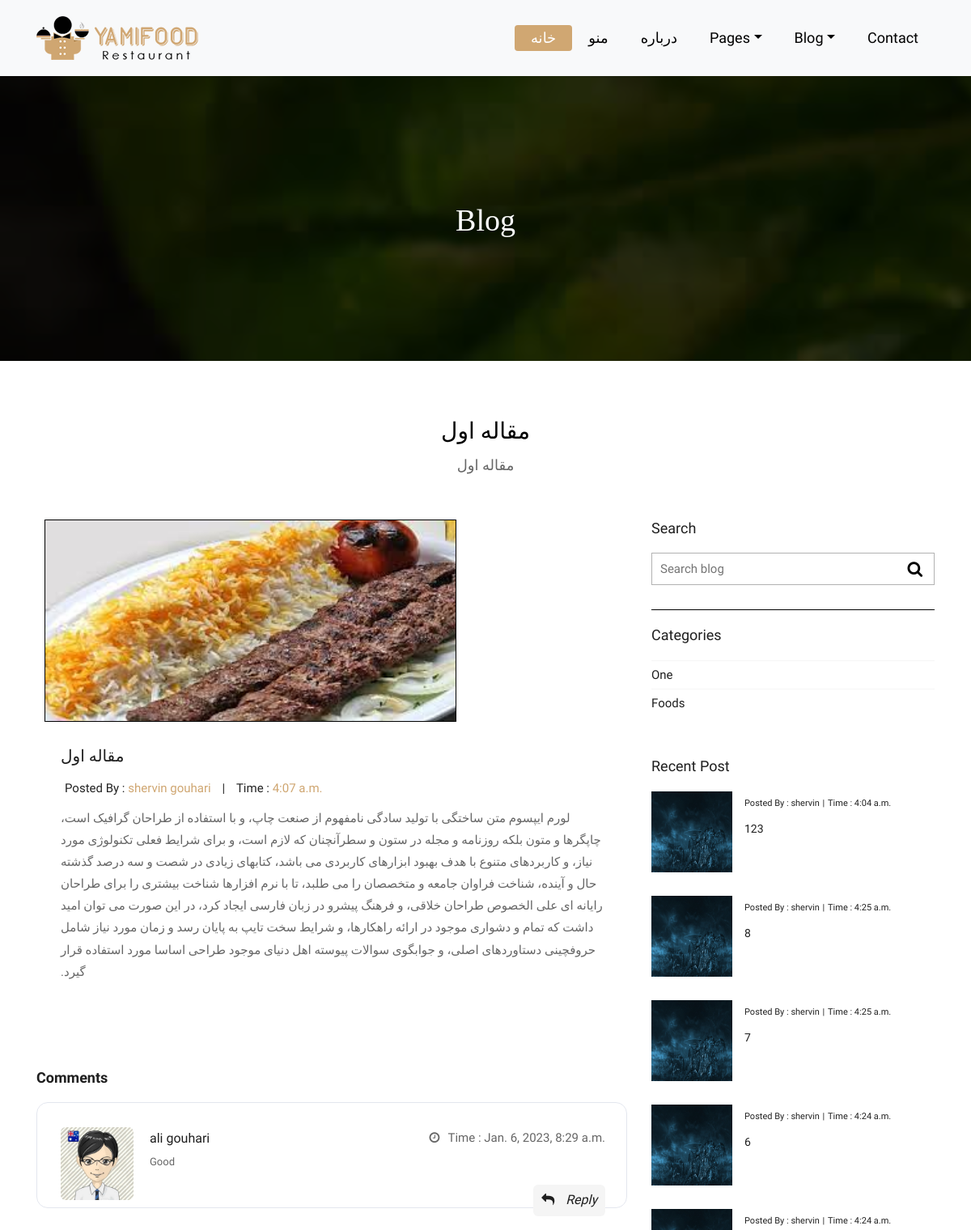
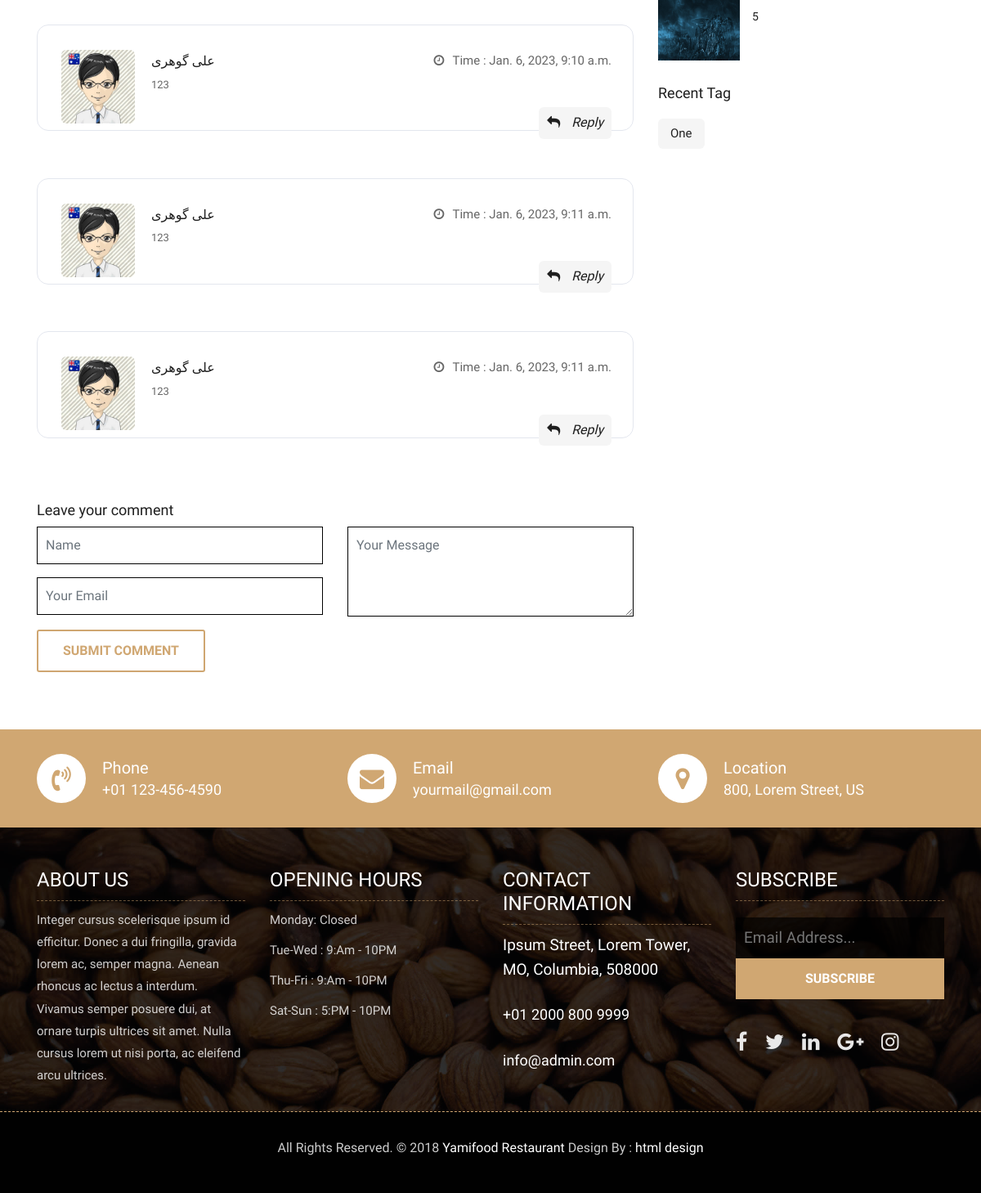
/blogs/detail/1, run on the app's committed database (2 pictures, top to bottom).
### blogs/models.py (models this page shows, shortened)
class Blog(models.Model):
    title = models.CharField(_("عنوان"), max_length=50)
    description = models.CharField(_("توضیحات"), max_length=100)
    content = RichTextField(_("متن"))
    created_at = models.DateTimeField(_("زمان انتشار"), default=timezone.now)
    author = models.ForeignKey(User, verbose_name=_("نویسنده"), on_delete=models.CASCADE)
    image = models.ImageField(_("تصویر"), upload_to="blogs")
    category = models.ForeignKey("Category", related_name="blog", verbose_name=_("دسته بندی"), on_delete=models.CASCADE)
    tag = models.ManyToManyField("Tag", related_name="blogs", verbose_name=_("تگ ها"))

class BlogComment(models.Model):
    class Meta:
        verbose_name = 'نظر'
        verbose_name_plural = 'نظرات'
    related_blog = models.ForeignKey("Blog", verbose_name=_("مقاله"), related_name="comments", on_delete=models.CASCADE)
    name = models.CharField(_("نام کاربر"), max_length=50)
    email = models.EmailField(_("آدرس ایمیل"), max_length=100)
    comment = models.TextField(_("متن نظر"))
    created_at = models.DateTimeField(_("زمان انتشار"), auto_now=True, auto_now_add=False)

class Category(models.Model):
    title = models.CharField(_("عنوان"), max_length=50)
    slug = models.SlugField(_("عنوان لاتین"))
    published_at = models.DateTimeField(_("تاریخ انتشار"), auto_now=False, auto_now_add=True)
    updated_at = models.DateTimeField(_("تاریخ بروزرسانی"), auto_now=True, auto_now_add=False)

class Tag(models.Model):
    title = models.CharField(_("عنوان"), max_length=50)
    slug = models.SlugField(_("عنوان لاتین"))
    published_at = models.DateTimeField(_("تاریخ انتشار"), auto_now=False, auto_now_add=True)
    updated_at = models.DateTimeField(_("تاریخ بروزرسانی"), auto_now=True, auto_now_add=False)

### blogs/views.py (the view)
# urls.py: path("detail/<int:blog_pk>", views.blog_detail_view, name="detail"),
def blog_detail_view(request, blog_pk):
    blog = get_object_or_404(Blog, id=blog_pk)
    tags = Tag.objects.all().filter(blogs=blog)
    recents = Blog.objects.all().order_by("-created_at")[:5]
    categories = Category.objects.all()
    comments = BlogComment.objects.all().filter(related_blog=blog)
    if request.method == "POST":
        form = CommentForm(request.POST)
        if form.is_valid():
            new_name = form.cleaned_data['name']
            new_email = form.cleaned_data['email']
            new_message = form.cleaned_data['message']
            new_comment = BlogComment(
                related_blog=blog,
                name=new_name,
                email=new_email,
                comment=new_message,
            )
            new_comment.save()
    else:
        form = CommentForm()
    context = {
        "blog": blog,
        "tags": tags,
        "recents": recents,
        "categories": categories,
        "comments": comments,
        "comment_form": form,
    }
    return render(request, "blogs/detail.html", context)

### blogs/forms.py
class CommentForm(forms.Form):
    name = forms.CharField(max_length=50)
    email = forms.EmailField(max_length=100)
    message = forms.CharField(widget=forms.Textarea)

### templates/blogs/detail.html (shortened to what this page needs)
{% extends "base.html" %}
{% load static %}
{% block content %}
	<div class="all-page-title page-breadcrumb">
		<div class="container text-center">
			<div class="row">
				<div class="col-lg-12">
					<h1>Blog</h1>
				</div>
			</div>
		</div>
	</div>
	<div class="blog-box">
		<div class="container">
			<div class="row">
				<div class="col-lg-12">
					<div class="heading-title text-center">
						<h2>{{blog.title}}</h2>
						<p>{{blog.description}}</p>
					</div>
				</div>
			</div>
			<div class="row">
				<div class="col-xl-8 col-lg-8 col-12">
					<div class="blog-inner-details-page">
						<div class="blog-inner-box">
							<div>
								<img style="height: 250px; width: auto; border: 1px solid black;" class="img-fluid" src="{{blog.image.url}}" alt="">
							</div>
							<div class="inner-blog-detail details-page">
								<h3>{{blog.description}}</h3>
								<ul>
									<li>Posted By : <span>{{blog.author.first_name}} {{blog.author.last_name}}</span></li>
									<li>|</li>
									<li>Time : <span>{{blog.created_at|time}}</span></li>
								</ul>
								<p dir="rtl">{{blog.content|safe}}</p>
							</div>
						</div>
						<div class="blog-comment-box">
							<h3>Comments</h3>
                            {% for comment in comments %}
                                <div style="border: 1px solid #e3e6ee; border-radius: 14px; padding: 30px 26px 28px 29px;" class="comment-item">
                                    <div class="comment-item-left">
                                        <img src="images/avt-img.jpg" alt="">
                                    </div>
                                    <div class="comment-item-right">
                                        <div class="pull-left">
                                            <a href="#">{{comment.name}}</a>
                                        </div>
                                        <div class="pull-right">
                                            <i class="fa fa-clock-o" aria-hidden="true"></i>Time : <span>{{comment.created_at}}</span>
                                        </div>
                                        <div class="des-l">
                                            <p>{{comment.comment}}</p>
                                        </div>
                                        <a href="#" class="right-btn-re"><i class="fa fa-reply" aria-hidden="true"></i> Reply</a>
                                    </div>
                                </div><br>
                            {% endfor %}
						</div>
						<div class="comment-respond-box">
							<h3>Leave your comment </h3>
							<div class="comment-respond-form">
								<form id="commentrespondform" class="comment-form-respond row" method="POST">
									<div class="col-lg-6 col-md-6 col-sm-6">
										<div class="form-group">
											<input id="name_com" class="form-control" name="name" placeholder="Name" type="text">
										</div>
										<div class="form-group">
											<input id="email_com" class="form-control" name="email" placeholder="Your Email" type="email">
										</div>
									</div>
									<div class="col-lg-6 col-md-6 col-sm-6">
										<div class="form-group">
											<textarea class="form-control" id="textarea_com" name="message" placeholder="Your Message" rows="2"></textarea>
										</div>
									</div>
									<div class="col-lg-12 col-md-12 col-sm-12">
										<button class="btn btn-submit">Submit comment</button>
									</div>
								</form>
							</div>
						</div>
					</div>
				</div>
				<div class="col-xl-4 col-lg-4 col-md-6 col-sm-8 col-12 blog-sidebar">
					<div class="right-side-blog">
						<h3>Search</h3>
						<form action="{% url 'blogs:search' %}" method="GET">
							<div class="blog-search-form">
								<input name="search" placeholder="Search blog" type="text">
								<button class="search-btn" type="submit">
									<i class="fa fa-search" aria-hidden="true"></i>
								</button>
							</div>
						</form>
						<h3>Categories</h3>
						<div class="blog-categories">
							<ul>
                                {% for category in categories %}
                                    <li><a href="{% url 'blogs:category' category.slug %}"><span>{{category.title}}</span></a></li>
                                {% endfor %}
							</ul>
						</div>
						<h3>Recent Post</h3>
						<div class="post-box-blog">
							<div class="recent-post-box">
                                {% for blog in recents %}
                                    <div class="recent-box-blog">
                                        <div class="recent-img">
                                            <img class="img-fluid" src="{{blog.image.url}}" style="height: 100px; width: 100px;" alt="">
                                        </div>
                                        <div class="recent-info">
                                            <ul>
                                                <li>Posted By : <span>{{blog.author.first_name}}</span></li>
                                                <li>|</li>
                                                <li>Time : <span>{{blog.created_at|time}}</span></li>
                                            </ul>
                                            <h4>{{blog.description}}</h4>
                                        </div>
                                    </div>
                                {% endfor %}
							</div>
						</div>
						<h3>Recent Tag</h3>
						<div class="blog-tag-box">
							<ul class="list-inline tag-list">
                                {% for tag in tags %}
								  <li class="list-inline-item"><a href="{% url 'blogs:tag' tag.slug %}">{{tag.title}}</a></li>
                                {% endfor %}
							</ul>
						</div>
					</div>
				</div>
			</div>
		</div>
	</div>
	<div class="contact-imfo-box">
		<div class="container">
			<div class="row">
				<div class="col-md-4">
					<i class="fa fa-volume-control-phone"></i>
					<div class="overflow-hidden">
						<h4>Phone</h4>
						<p class="lead">
							+01 123-456-4590
						</p>
					</div>
				</div>
				<div class="col-md-4">
					<i class="fa fa-envelope"></i>
					<div class="overflow-hidden">
						<h4>Email</h4>
						<p class="lead">
							yourmail@gmail.com
						</p>
					</div>
				</div>
				<div class="col-md-4">
					<i class="fa fa-map-marker"></i>
					<div class="overflow-hidden">
						<h4>Location</h4>
						<p class="lead">
							800, Lorem Street, US
						</p>
					</div>
				</div>
			</div>
		</div>
	</div>
{% endblock content %}

### data on the page
Blog: title "مقاله اول", description "مقاله اول", image (picture), author.first_name "shervin", author.last_name "gouhari", created_at "4:07 a.m.", content "لورم ایپسوم متن ساختگی با تولید سادگی نامفهوم از صنعت چاپ، و با استفاده از طراحان گرافیک است، چاپگرها و متون بلکه روزنامه و مجله در ستون و سطرآنچنان که لازم است، و برای شرایط فعلی تکنولوژی مورد نیاز، و کاربردهای متنوع با هدف بهبود ابزارهای کاربردی می باشد، کتابهای زیادی در شصت و سه درصد گذشته حال و آینده، شناخت فراوان جامعه و متخصصان را می طلبد، تا با نرم افزارها شناخت بیشتری را برای طراحان رایانه ای علی الخصوص طراحان خلاقی، و فرهنگ پیشرو در زبان فارسی ایجاد کرد، در این صورت می توان امید داشت که تمام و دشواری موجود در ارائه راهکارها، و شرایط سخت تایپ به پایان رسد و زمان مورد نیاز شامل حروفچینی دستاوردهای اصلی، و جوابگوی سوالات پیوسته اهل دنیای موجود طراحی اساسا مورد استفاده قرار گیرد."
BlogComment: name "ali gouhari", created_at "Jan. 6, 2023, 8:29 a.m.", comment "Good"
BlogComment: name "علی گوهری", created_at "Jan. 6, 2023, 9:10 a.m.", comment "123"
BlogComment: name "علی گوهری", created_at "Jan. 6, 2023, 9:11 a.m.", comment "123"
BlogComment: name "علی گوهری", created_at "Jan. 6, 2023, 9:11 a.m.", comment "123"
Category: title "One"
Category: title "Foods"
Blog: image (picture), author.first_name "shervin", created_at "4:04 a.m.", description "123"
Blog: image (picture), author.first_name "shervin", created_at "4:25 a.m.", description "8"
Blog: image (picture), author.first_name "shervin", created_at "4:25 a.m.", description "7"
Blog: image (picture), author.first_name "shervin", created_at "4:24 a.m.", description "6"
Blog: image (picture), author.first_name "shervin", created_at "4:24 a.m.", description "5"
Tag: title "One"
